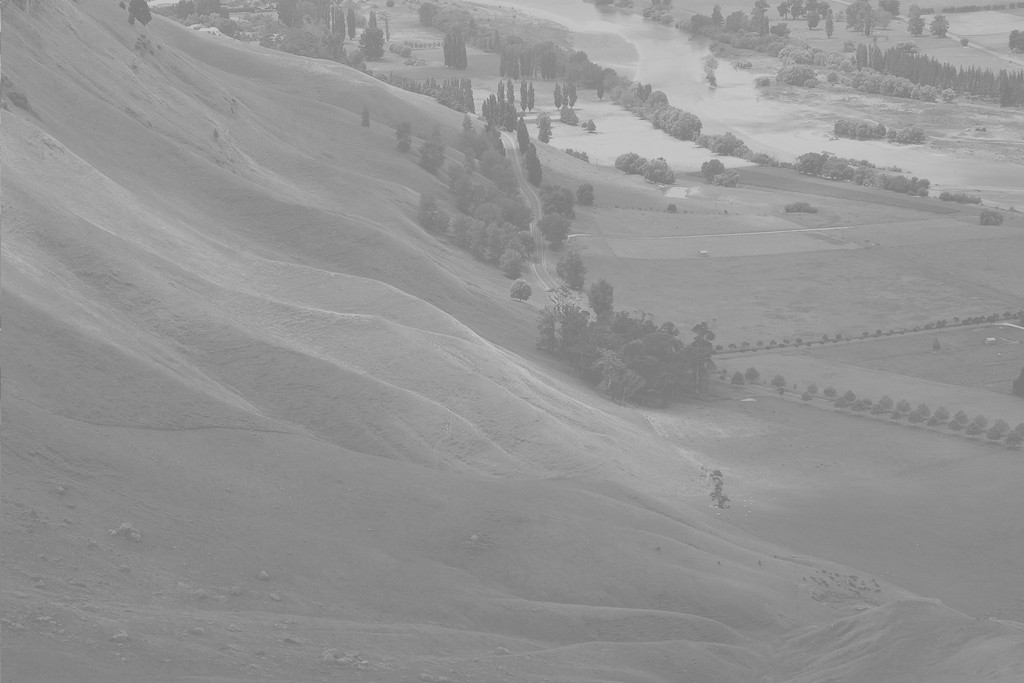
#> input picture images/Hawkes_Bay.jpg, 1024 x 683 px
$ python histogram_equalization.py
#> lines starting #> are read from the running program, lines starting #| are printed output that depends on the picture
# File: histogram_equalization.py
import cv2 as cv
from matplotlib import pyplot as plt

image = cv.imread('../images/Hawkes_Bay.jpg', cv.IMREAD_GRAYSCALE)
#> image is the input picture: shape (683, 1024); min 114, max 208, mean 148

image_equ = cv.equalizeHist(image)
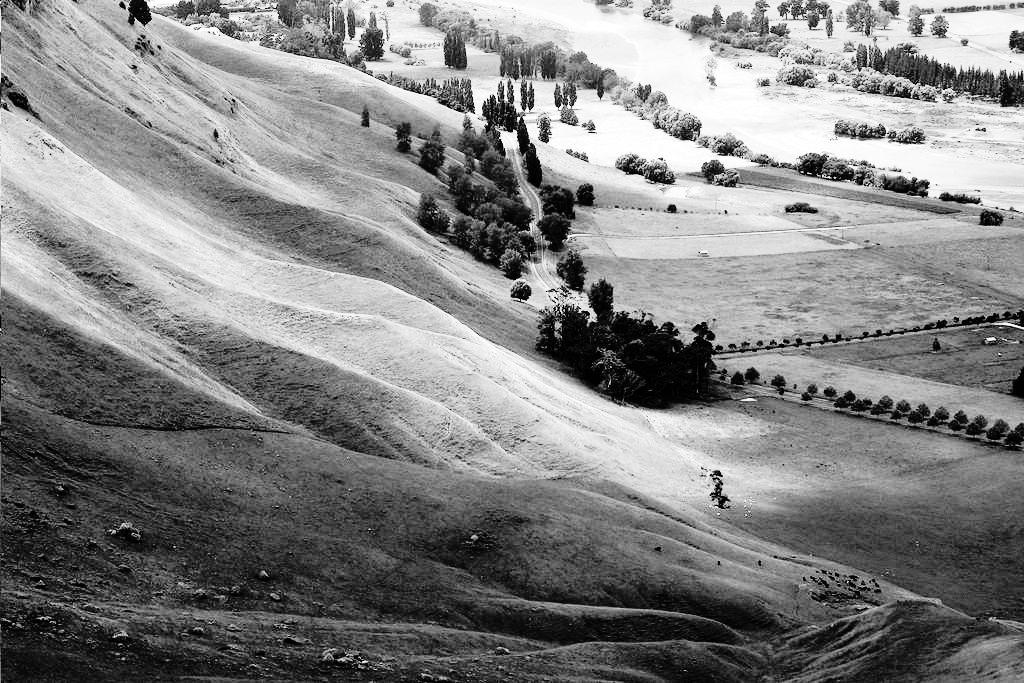
#> image_equ: shape (683, 1024); min 0, max 255, mean 130.5

# result = np.hstack((image1, image_equ))  # stacking images side-by-side
# cv.imwrite('Hawkes_Bay_equalized.png', result)

# Display results
plt.figure(figsize=(11, 5))

plt.subplot(2, 2, 1)
plt.imshow(image, cmap="gray")
plt.title('Original Image', fontsize=12, weight='bold')
plt.axis('off')

plt.subplot(2, 2, 2)
plt.imshow(image_equ, cmap="gray")
plt.title('Equalized Image', fontsize=12, weight='bold')
plt.axis('off')

plt.subplot(2, 2, 3)
plt.title('Original Histogram', fontsize=12, weight='bold')
plt.hist(image.ravel(), bins=256, range=(0, 256))

plt.subplot(2, 2, 4)
plt.title('Equalized Histogram', fontsize=12, weight='bold')
plt.hist(image_equ.ravel(), bins=256, range=(0, 256))

plt.tight_layout()
plt.show()
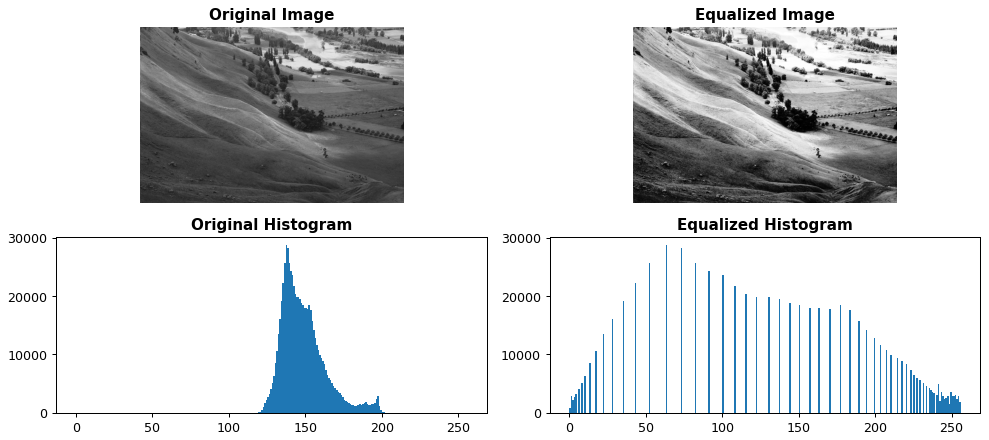
#> figure drawn by matplotlib, 4 panels; panel 3: tallest bar 28701 high, from x = 137 to 138; panel 4: tallest bar 28701 high, from x = 63 to 64
